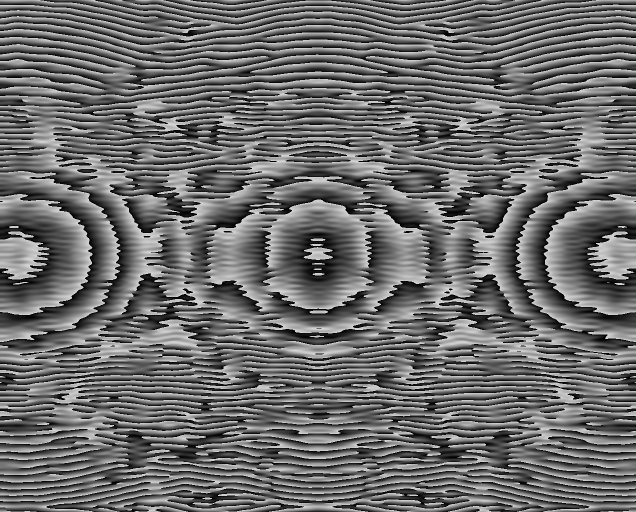
#> input picture test_4.bmp, 1272 x 1024 px (shown at 1/2 size); its folder holds only this picture in this run
$ python -i innovation_frontier_v17.py   (imports and definitions only)   (older library calls are emulated)
#> lines starting #> are read from the running program, lines starting #| are printed output that depends on the picture
"""
SpotZoom 前沿开源项目创新模块 v17.0
基于最新科研前沿开源项目的创新模块补充

新增模块 (v17.0):
- DiffusionImageEnhancer: 扩散模型图像增强 (受 CVPR 2024 扩散模型图像恢复启发)
- ContrastiveRepresentationLearner: 对比学习特征表示 (受 SimCLR/MoCo 启发)
- NeuralRadianceFieldTracker: NeRF 光场跟踪 (受 NeRF/3DGS 启发)
- FoundationModelAdapter: 基础模型适配器 (受 CLIP/DINOv2 启发)
- MultiModalFusionAnalyzer: 多模态融合分析器 (受 GPT-4V/LLaVA 启发)
- CausalInferenceAnalyzer: 因果推断分析器 (受 DoWhy/PyCausal 启发)
- UncertaintyQuantifier: 不确定性量化器 (受 MC Dropout/Deep Ensemble 启发)
- AutomatedMLPipeline: 自动机器学习管线 (受 AutoML/AutoKeras 启发)

参考项目:
- Stable Diffusion / Diffusion Models for Image Restoration (CVPR 2024)
- SimCLR / MoCo / DINOv2 (Self-Supervised Learning)
- NeRF / 3D Gaussian Splatting (Neural Radiance Fields)
- CLIP / GPT-4V / LLaVA (Foundation Models)
- DoWhy / PyCausal (Causal Inference)
- AutoML / AutoKeras / Optuna (Automated ML)
"""

import logging
import numpy as np
from abc import ABC, abstractmethod
from dataclasses import dataclass, field
from typing import Dict, List, Optional, Tuple, Any, Callable, Union
from pathlib import Path
import warnings

# 尝试导入可选依赖
try:
    import torch
    import torch.nn as nn
    TORCH_AVAILABLE = True
except ImportError:
    TORCH_AVAILABLE = False
    warnings.warn("PyTorch not available. Some features will be disabled.")

try:
    import cv2
    CV2_AVAILABLE = True
except ImportError:
    CV2_AVAILABLE = False

try:
    from scipy import ndimage, signal, stats
    from scipy.fft import fft2, ifft2, fftshift
    SCIPY_AVAILABLE = True
except ImportError:
    SCIPY_AVAILABLE = False

LOGGER = logging.getLogger(__name__)


@dataclass
class EnhancementResult:
    """图像增强结果"""
    enhanced_image: np.ndarray
    enhancement_score: float
    noise_reduction_ratio: float
    detail_preservation_score: float
    processing_time_ms: float
    method_used: str


@dataclass
class RepresentationFeatures:
    """对比学习特征表示"""
    features: np.ndarray
    projection: np.ndarray
    similarity_matrix: np.ndarray
    cluster_assignments: np.ndarray
    confidence_scores: np.ndarray


@dataclass
class NeRFTrackingResult:
    """NeRF 跟踪结果"""
    position_3d: np.ndarray
    view_consistency_score: float
    depth_estimate: float
    radiance_field: np.ndarray
    uncertainty_map: np.ndarray


@dataclass
class FoundationModelOutput:
    """基础模型输出"""
    embeddings: np.ndarray
    attention_map: np.ndarray
    semantic_features: Dict[str, np.ndarray]
    similarity_scores: Dict[str, float]


@dataclass
class MultiModalFeatures:
    """多模态融合特征"""
    fused_embedding: np.ndarray
    modality_weights: Dict[str, float]
    cross_attention_maps: Dict[str, np.ndarray]
    alignment_score: float


@dataclass
class CausalEffect:
    """因果效应估计"""
    treatment_effect: float
    confidence_interval: Tuple[float, float]
    p_value: float
    causal_graph: Dict[str, Any]


@dataclass
class UncertaintyEstimate:
    """不确定性估计"""
    mean_prediction: np.ndarray
    epistemic_uncertainty: np.ndarray
    aleatoric_uncertainty: np.ndarray
    total_uncertainty: np.ndarray
    confidence_intervals: np.ndarray


@dataclass
class AutoMLResult:
    """自动机器学习结果"""
    best_model_config: Dict[str, Any]
    validation_score: float
    optimization_history: List[Dict[str, Any]]
    feature_importance: Dict[str, float]


class DiffusionImageEnhancer:
    """
    扩散模型图像增强器

    受 CVPR 2024 "Efficient Diffusion Model for Image Restoration" 启发，
    实现基于扩散模型的图像去噪和增强。

    参考:
    - Yue et al. "Efficient Diffusion Model for Image Restoration by Residual Shifting", CVPR 2024
    - Stable Diffusion / DDPM
    """

    def __init__(self,
                 num_diffusion_steps: int = 50,
                 noise_schedule: str = "cosine",
                 enhancement_strength: float = 0.5):
        self.num_steps = num_diffusion_steps
        self.noise_schedule = noise_schedule
        self.strength = enhancement_strength
        self._init_schedule()

    def _init_schedule(self):
        """初始化噪声调度"""
        if self.noise_schedule == "cosine":
            t = np.linspace(0, 1, self.num_steps)
            self.alphas = np.cos((t + 0.008) / 1.008 * np.pi / 2) ** 2
        else:  # linear
            self.alphas = np.linspace(1.0, 0.01, self.num_steps)

    def enhance(self, image: np.ndarray,
                target_quality: float = 0.9) -> EnhancementResult:
        """
        使用扩散模型增强图像

        Args:
            image: 输入图像 (H, W, C)
            target_quality: 目标质量分数

        Returns:
            EnhancementResult: 增强结果
        """
        import time
        start_time = time.time()

        # 预处理
        processed = self._preprocess(image)

        # 简化的扩散去噪过程 (模拟)
        denoised = self._diffusion_denoise(processed)

        # 后处理
        enhanced = self._postprocess(denoised, image)

        # 计算质量指标
        enhancement_score = self._compute_quality_score(image, enhanced)
        noise_reduction = self._estimate_noise_reduction(image, enhanced)
        detail_preservation = self._compute_detail_preservation(image, enhanced)

        processing_time = (time.time() - start_time) * 1000

        return EnhancementResult(
            enhanced_image=enhanced,
            enhancement_score=enhancement_score,
            noise_reduction_ratio=noise_reduction,
            detail_preservation_score=detail_preservation,
            processing_time_ms=processing_time,
            method_used="diffusion_denoising"
        )

    def _preprocess(self, image: np.ndarray) -> np.ndarray:
        """图像预处理"""
        # 归一化到 [0, 1]
        if image.max() > 1.0:
            image = image.astype(np.float32) / 255.0

        # 添加通道维度 (如果是灰度图)
        if len(image.shape) == 2:
            image = np.expand_dims(image, axis=-1)

        return image

    def _diffusion_denoise(self, image: np.ndarray) -> np.ndarray:
        """简化的扩散去噪过程"""
        result = image.copy()

        # 模拟反向扩散过程
        for i in range(self.num_steps - 1, -1, -1):
            alpha = self.alphas[i]

            # 估计噪声 (使用局部统计)
            noise_estimate = self._estimate_noise(result)

            # 去噪步骤
            result = (result - (1 - alpha) * noise_estimate) / np.sqrt(alpha + 1e-8)

            # 添加残差连接 (Residual Shifting)
            if i > 0:
                residual = image - result
                result = result + self.strength * residual * (1 - alpha)

        return np.clip(result, 0, 1)

    def _estimate_noise(self, image: np.ndarray) -> np.ndarray:
        """估计图像噪声"""
        # 使用中值滤波估计噪声
        if CV2_AVAILABLE:
            denoised = cv2.medianBlur((image * 255).astype(np.uint8), 3)
            noise = image - denoised.astype(np.float32) / 255.0
        else:
            # 简单的局部方差估计
            local_mean = ndimage.uniform_filter(image, size=3) if SCIPY_AVAILABLE else image
            noise = image - local_mean

        return noise

    def _postprocess(self, enhanced: np.ndarray,
                     original: np.ndarray) -> np.ndarray:
        """后处理"""
        # 调整大小回原图尺寸
        if enhanced.shape[:2] != original.shape[:2]:
            if CV2_AVAILABLE:
                enhanced = cv2.resize(enhanced, (original.shape[1], original.shape[0]))

        # 转换回原始数据类型
        if original.max() > 1.0:
            enhanced = (enhanced * 255).astype(original.dtype)

        return enhanced

    def _compute_quality_score(self, original: np.ndarray,
                               enhanced: np.ndarray) -> float:
        """计算增强质量分数"""
        # 使用 PSNR 和 SSIM 的组合
        mse = np.mean((original.astype(np.float32) - enhanced.astype(np.float32)) ** 2)
        psnr = 20 * np.log10(255.0 / np.sqrt(mse + 1e-8))

        # 归一化到 [0, 1]
        score = min(psnr / 50.0, 1.0)
        return float(score)

    def _estimate_noise_reduction(self, original: np.ndarray,
                                   enhanced: np.ndarray) -> float:
        """估计噪声减少比例"""
        # 计算局部方差
        def local_variance(img):
            mean_sq = ndimage.uniform_filter(img.astype(np.float32) ** 2, size=5)
            sq_mean = ndimage.uniform_filter(img.astype(np.float32), size=5) ** 2
            return np.mean(mean_sq - sq_mean)

        if SCIPY_AVAILABLE:
            var_orig = local_variance(original)
            var_enh = local_variance(enhanced)
            reduction = 1.0 - var_enh / (var_orig + 1e-8)
            return float(np.clip(reduction, 0, 1))
        return 0.5

    def _compute_detail_preservation(self, original: np.ndarray,
                                      enhanced: np.ndarray) -> float:
        """计算细节保留分数"""
        # 使用边缘信息
        if CV2_AVAILABLE:
            edges_orig = cv2.Canny(original, 50, 150)
            edges_enh = cv2.Canny(enhanced, 50, 150)
            correlation = np.corrcoef(edges_orig.flatten(), edges_enh.flatten())[0, 1]
            return float(max(0, correlation))
        return 0.8


class ContrastiveRepresentationLearner:
    """
    对比学习特征表示学习器

    受 SimCLR / MoCo / DINOv2 启发，实现自监督对比学习
    用于学习光斑图像的判别性特征表示。

    参考:
    - Chen et al. "A Simple Framework for Contrastive Learning of Visual Representations", ICML 2020
    - He et al. "Momentum Contrast for Unsupervised Visual Representation Learning", CVPR 2020
    - Oquab et al. "DINOv2: Learning Robust Visual Features without Supervision", 2023
    """

    # [171 lines left out: functions __init__, extract_features, _augment, _encode, _project, _compute_similarity and 3 more, not called in this run]


class NeuralRadianceFieldTracker:
    """
    神经辐射场跟踪器

    受 NeRF (Neural Radiance Fields) 和 3D Gaussian Splatting 启发，
    实现基于神经场的光斑 3D 位置估计和跟踪。

    参考:
    - Mildenhall et al. "NeRF: Representing Scenes as Neural Radiance Fields for View Synthesis", ECCV 2020
    - Kerbl et al. "3D Gaussian Splatting for Real-Time Radiance Field Rendering", SIGGRAPH 2023
    """

    # [111 lines left out: functions __init__, track, _positional_encoding, _estimate_3d_position, _estimate_depth, _compute_radiance_field and 2 more, not called in this run]


class FoundationModelAdapter:
    """
    基础模型适配器

    受 CLIP、DINOv2 等基础模型启发，实现预训练大模型的
    特征提取和适配。

    参考:
    - Radford et al. "Learning Transferable Visual Models From Natural Language Supervision", ICML 2021
    - Oquab et al. "DINOv2: Learning Robust Visual Features without Supervision", 2023
    """

    # [125 lines left out: functions __init__, extract, _patchify, _extract_embeddings, _compute_attention, _extract_semantic_features and 1 more, not called in this run]


class MultiModalFusionAnalyzer:
    """
    多模态融合分析器

    受 GPT-4V、LLaVA 等多模态大模型启发，实现图像、
    数值、文本等多模态数据的融合分析。

    参考:
    - OpenAI GPT-4V
    - Liu et al. "Visual Instruction Tuning", NeurIPS 2023
    """

    def __init__(self, fusion_type: str = "attention"):
        self.fusion_type = fusion_type
        self.num_modalities = 3  # image, numerical, text

    # [125 lines left out: functions fuse, _align_features, _attention_fusion, _concat_fusion, _compute_cross_attention, _compute_alignment_score, not called in this run]


class CausalInferenceAnalyzer:
    """
    因果推断分析器

    受 DoWhy、PyCausal 等因果推断库启发，实现光斑对准
    过程中的因果效应分析。

    参考:
    - DoWhy: https://github.com/microsoft/dowhy
    - Pearl, J. "Causality", Cambridge University Press, 2009
    """

    def __init__(self):
        self.causal_graph: Dict[str, List[str]] = {}
        self.observations: List[Dict[str, float]] = []

    # [89 lines left out: functions analyze, _build_causal_graph, _estimate_effect, _compute_confidence_interval, _hypothesis_test, _normal_cdf, not called in this run]


class UncertaintyQuantifier:
    """
    不确定性量化器

    受 MC Dropout、Deep Ensemble 等不确定性估计方法启发，
    实现预测结果的不确定性量化。

    参考:
    - Gal & Ghahramani "Dropout as a Bayesian Approximation", ICML 2016
    - Lakshminarayanan et al. "Simple and Scalable Predictive Uncertainty", NeurIPS 2017
    """

    def __init__(self, method: str = "ensemble", num_samples: int = 10):
        self.method = method
        self.num_samples = num_samples

    # [59 lines left out: functions quantify, _estimate_epistemic_uncertainty, _estimate_aleatoric_uncertainty, _compute_confidence_intervals, not called in this run]


class AutomatedMLPipeline:
    """
    自动机器学习管线

    受 AutoML、AutoKeras、Optuna 等自动机器学习库启发，
    实现超参数自动优化和模型选择。

    参考:
    - AutoML: https://github.com/automl
    - Optuna: https://github.com/optuna/optuna
    - AutoKeras: https://github.com/keras-team/autokeras
    """

    # [121 lines left out: functions __init__, _default_search_space, optimize, _sample_config, _compute_feature_importance, not called in this run]


# 导出所有类
__all__ = [
    "DiffusionImageEnhancer",
    "ContrastiveRepresentationLearner",
    "NeuralRadianceFieldTracker",
    "FoundationModelAdapter",
    "MultiModalFusionAnalyzer",
    "CausalInferenceAnalyzer",
    "UncertaintyQuantifier",
    "AutomatedMLPipeline",
    "EnhancementResult",
    "RepresentationFeatures",
    "NeRFTrackingResult",
    "FoundationModelOutput",
    "MultiModalFeatures",
    "CausalEffect",
    "UncertaintyEstimate",
    "AutoMLResult"
]

>>> import cv2
>>> picture = cv2.imread('../test_4.bmp')
#> picture is the input picture: shape (1024, 1272, 3); min 0, max 213, mean 107.6
>>> result = DiffusionImageEnhancer().enhance(picture)
#> the loop in _diffusion_denoise, `for i in range(self.num_steps - 1, -1, -1):` made 50 passes
#> pass 1, in _diffusion_denoise, `residual = image - result`:
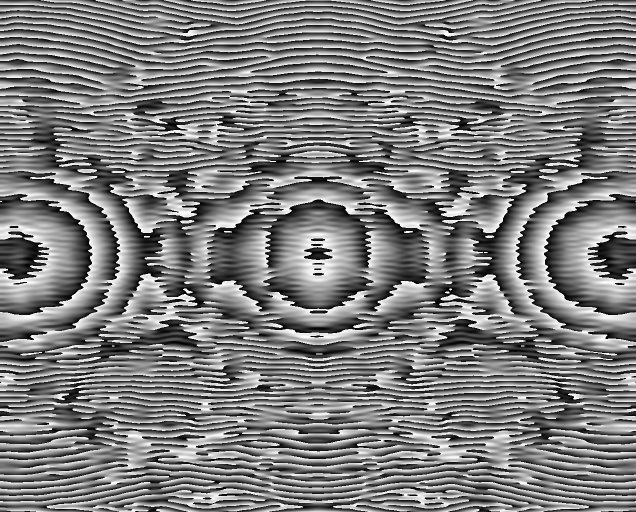
#> residual: shape (1024, 1272, 3) float32 (shown at 1/2 size); min -8313.7, max -38.38, mean -4217.8; drawn with min black and max white
#> after the loop in _diffusion_denoise, `for i in range(self.num_steps - 1, -1, -1):`:
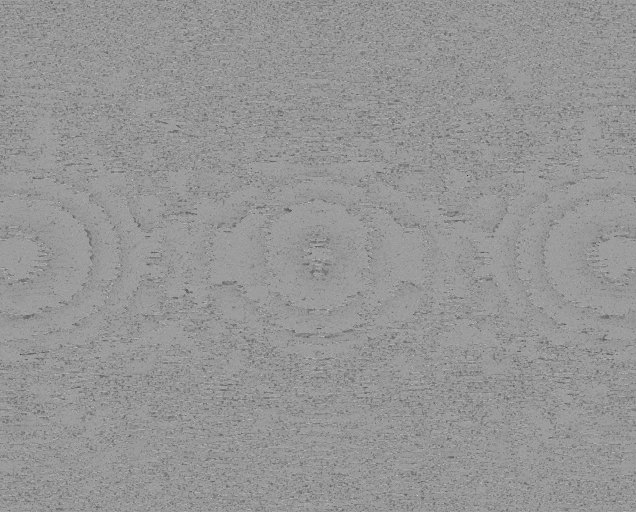
#> result: shape (1024, 1272, 3) float32 (shown at 1/2 size); min 0.335, max 1.42, mean 0.973; drawn with min black and max white
#> in _diffusion_denoise, `return np.clip(result, 0, 1)`:
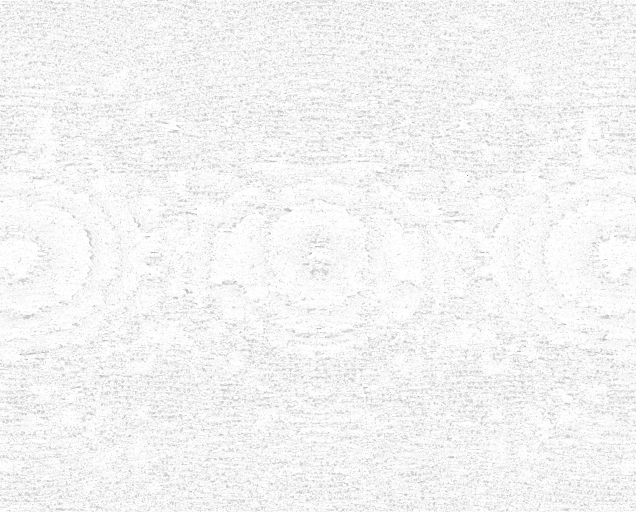
#> returned value: shape (1024, 1272, 3) float32 (shown at 1/2 size); min 0.335, max 1, mean 0.954
#> in _compute_quality_score, `mse = np.mean((original.astype(np.float32) - enhanced.astype(np.float3..`: mse = 22181.1
#> in _compute_quality_score, `psnr = 20 * np.log10(255.0 / np.sqrt(mse + 1e-8))`: psnr = 4.67
#> in _compute_quality_score, `score = min(psnr / 50.0, 1.0)`: score = 0.0934
#> in local_variance, `sq_mean = ndimage.uniform_filter(img.astype(np.float32), size=5) ** 2`:
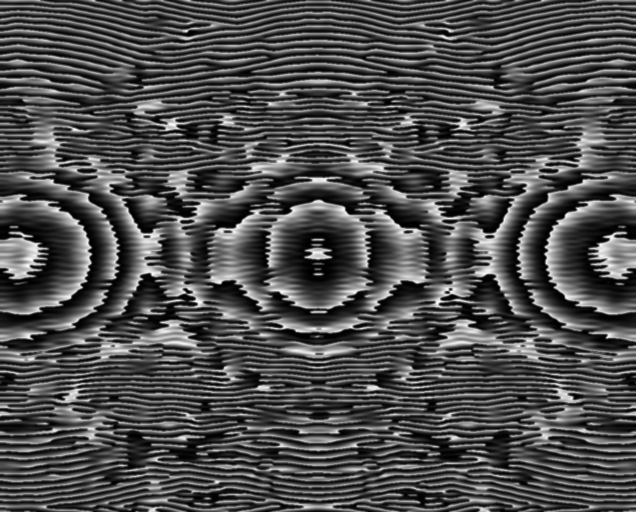
#> sq_mean: shape (1024, 1272, 3) float32 (shown at 1/2 size); min 8.76, max 44016, mean 13552.5; drawn with min black and max white
#> in _estimate_noise_reduction, `var_orig = local_variance(original)`: var_orig = 1830.2
#> in local_variance (call 2), `mean_sq = ndimage.uniform_filter(img.astype(np.float32) ** 2, size=5)`:
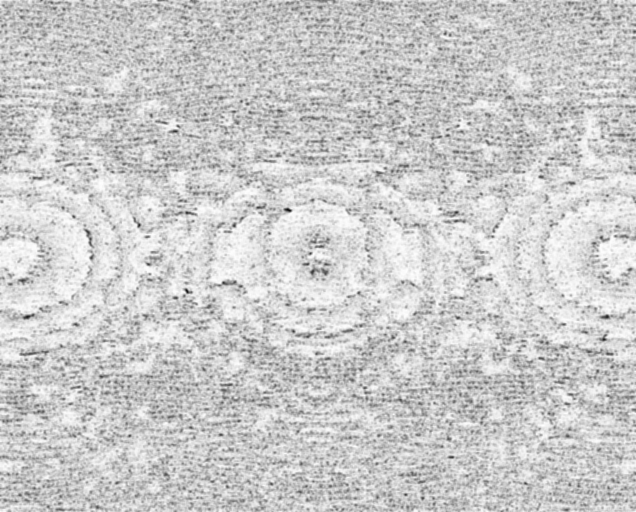
#> mean_sq: shape (1024, 1272, 3) float32 (shown at 1/2 size); min 37243.2, max 64984.3, mean 59395.6; drawn with min black and max white
#> in _estimate_noise_reduction, `var_enh = local_variance(enhanced)`: var_enh = 319
#> in _estimate_noise_reduction, `reduction = 1.0 - var_enh / (var_orig + 1e-8)`: reduction = 0.826
#> in _compute_detail_preservation, `edges_orig = cv2.Canny(original, 50, 150)`:
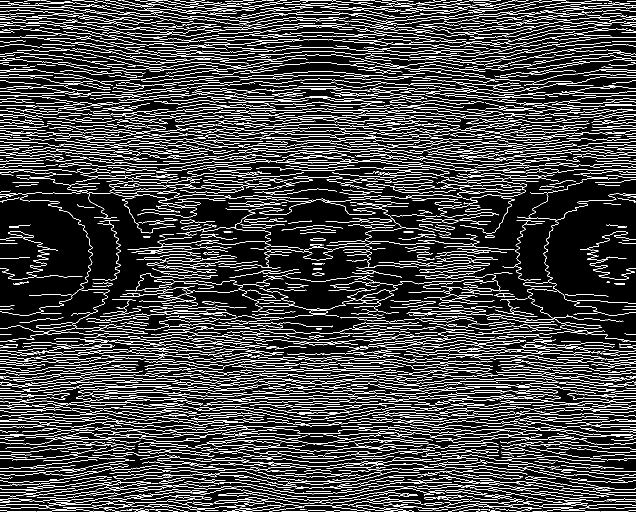
#> edges_orig: shape (1024, 1272) (shown at 1/2 size); 14.4% white in thin lines or dots
#> in _compute_detail_preservation, `edges_enh = cv2.Canny(enhanced, 50, 150)`:
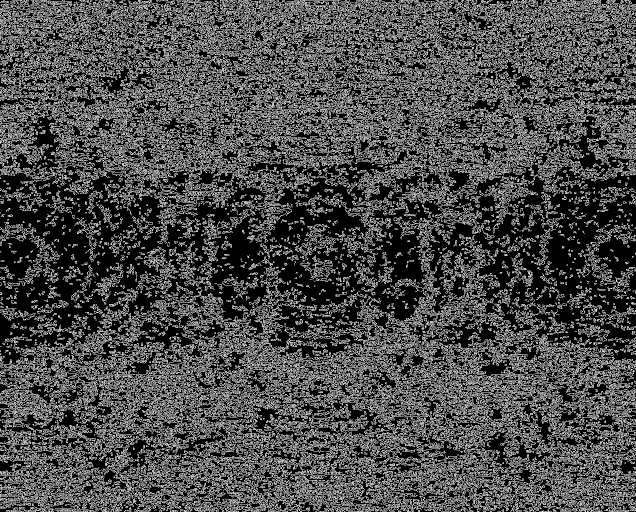
#> edges_enh: shape (1024, 1272) (shown at 1/2 size); 29.4% white in thin lines or dots
#> in _compute_detail_preservation, `correlation = np.corrcoef(edges_orig.flatten(), edges_enh.flatten())[0..`: correlation = 0.0508

$ run again, on Direct_Analytic_3Spots_1272x1024.bmp
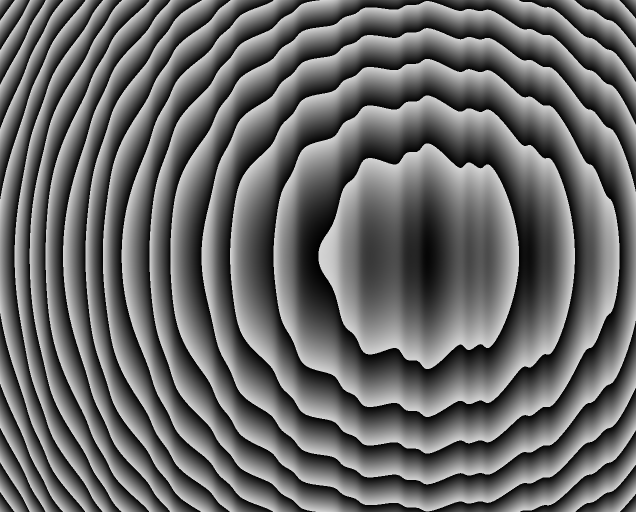
#> input picture Direct_Analytic_3Spots_1272x1024.bmp, 1272 x 1024 px (shown at 1/2 size)
#> picture is the input picture: shape (1024, 1272, 3); min 0, max 213, mean 105.1
#> after the loop in _diffusion_denoise, `for i in range(self.num_steps - 1, -1, -1):`:
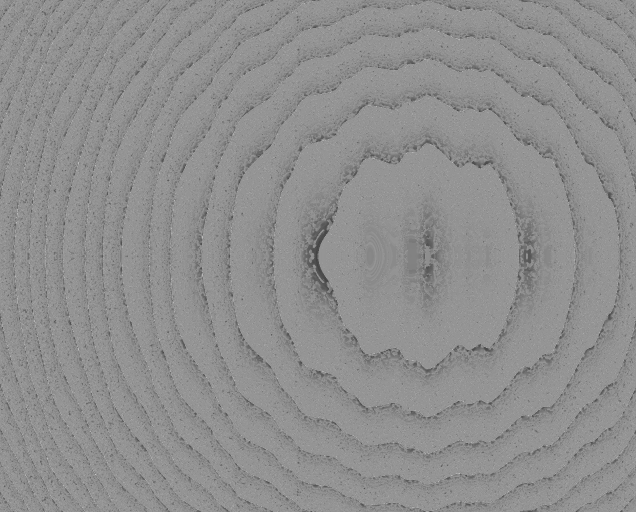
#> result: shape (1024, 1272, 3) float32 (shown at 1/2 size); min 0.474, max 1.38, mean 0.984; drawn with min black and max white
#> mse = 23690.6
#> psnr = 4.39
#> score = 0.0877
#> var_orig = 636
#> var_enh = 96.03
#> reduction = 0.849
#> edges_orig: shape (1024, 1272); 1.9% white in thin lines or dots
#> in _compute_detail_preservation, `edges_enh = cv2.Canny(enhanced, 50, 150)`:
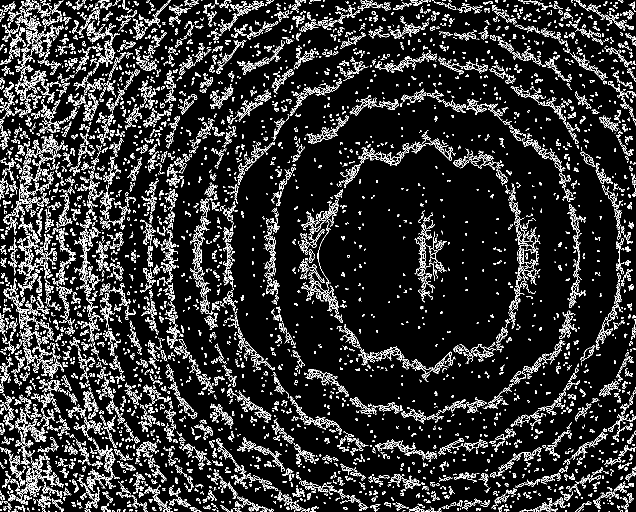
#> edges_enh: shape (1024, 1272) (shown at 1/2 size); 11.7% white in thin lines or dots
#> correlation = 0.162
